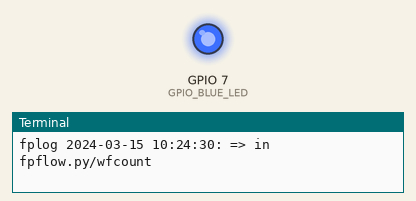
Bench run of a program on a simulated Raspberry Pi (BCM pin numbers). Shown: output pins drawn as LEDs (lit = HIGH), the last lines printed to the terminal. The clock reads 2024-03-15 10:24:30 at power-on unless the program sets it; files the program writes start out absent. At 4.9 s the program stops and its outputs stay as they are.

Above: at 0.1 s.
At 4.9 s:
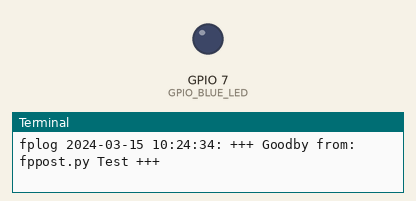
Timing chart, 0 to 6.4 s (numbered marks = the images above):
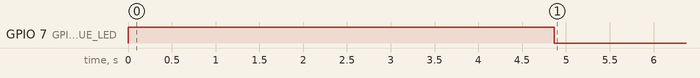

The program:

fpflow.py
```python
# A. Staubert, 11-2015
#
# This library implements the functions to interface with the waterflow sensor via GPIO
#

import RPi.GPIO as GPIO
import time

# Import this module for generic logging used in flowerpi project
import fplog

# Set to the GPIO required to monitor the waterflow sensor (BCM notation!)
GPIO_WATERFLOW_SENSOR = 22

# Set to the GPIO required to activate the blue LED (BCM notation!)
GPIO_BLUE_LED = 7

# Function to check for start of waterflow, second = lenght of timeout, return value = "True" if timeout kicked in
#
def wfstart(second, logtype="prod"):

	fplog.l("=> in fpflow.py/wfstart",logtype)

	counts = 0
	timestart = time.clock()
	timeout = False
	startcondition = 4   # Number of counts to detect water is flowing

	# Wait for water to flow, unless timeout "seconds" kicks in

	while counts<startcondition and not(timeout):
		counts = wfcount(1.5)
		if time.clock()-timestart>second:
			timeout = True
			counts = 0

	fplog.l("<= out wfstart, return value: timeout = " + str(timeout),logtype)
	return counts

# Function to count the waterflow; second = time of counting, return value = counts
#
def wfcount(seconds, logtype="prod"):
	fplog.l("=> in fpflow.py/wfcount",logtype)

	count = 0
	last_input = False

	# st Start Time

	st = time.clock()
	et = st

	while (et-st)<seconds:
		for x in range(0, 100):
			input = GPIO.input(GPIO_WATERFLOW_SENSOR)
			if input != last_input:
				count += 1
			last_input = input

		et = time.clock()

	fplog.l("<= out wfcount, return value: count = " + str(count),logtype)
	return count


# ...run automated tests if library is started as a script

if __name__ == "__main__":
	fplog.l("+++ In: fpflow.py Test +++ ","test")

	# BCM (GPIO Nummern) verwenden um mit fprfid compatibel zu sein!
	GPIO.setmode(GPIO.BCM)

	# GPIO_WATERFLOW_SENSOR = input => Sammeln der Impulse vom Waterflow-Sensor
	GPIO.setup(GPIO_WATERFLOW_SENSOR, GPIO.IN)

	# GPIO_BLUE_LED = output => Ansteuerung der blauen LED = Warten auf Waterflow-Sensor
	GPIO.setup(GPIO_BLUE_LED, GPIO.OUT)

	# Blaue LED einschalten
	GPIO.output(GPIO_BLUE_LED, GPIO.HIGH)

	fplog.l("Waiting for water to flow, timeout 4 seconds","test")
	nostart = wfstart(4, "no")

	if nostart:
		fplog.l("Timout kicked in, no water is flowing","test")
		GPIO.output(GPIO_BLUE_LED, GPIO.LOW)

	else:
		count = 11		# Initialize counter for loop condition
		totalcount = 0

		while count > 10:
			count = wfcount(0.2,"test")
			totalcount += count
			if GPIO.input(GPIO_BLUE_LED) == 1:
				GPIO.output(GPIO_BLUE_LED, GPIO.LOW)
			else:
				GPIO.output(GPIO_BLUE_LED, GPIO.HIGH)

		fplog.l("=> Final pulses from wfcount:" + str(totalcount),"test")

	fplog.l("+++ Goodby from: fppost.py Test +++","test")

	GPIO.cleanup()
```

fplog.py
```python
# A. Staubert, 11-2015
#
# This library implements the genering loggin function "l" to be used with the flowerpi-python-project
#
# 3 logtypes are possible: no, prod (production) [default], test
#

import datetime

# Function to create standardaized log entries
#
def l(value, logtype="prod"):

	#added to normalize unicode values to ascii values, not to get problems with printout on console
	#based on: http://stackoverflow.com/questions/1207457/convert-a-unicode-string-to-a-string-in-python-containing-extra-symbols
	value.encode('ascii','ignore')

	stamp = str(datetime.datetime.now()).split('.')[0]
	logstring = "fplog " + stamp + ": " + str(value)

	if str(logtype) == "prod" or str(logtype) == "test":
		print logstring

	if str(logtype) == "prod":
		myfile = open("fp_prod.log", "a")
		myfile.write(logstring)
		myfile.write("\n")
		myfile.close()

	if str(logtype) == "test":
  		myfile = open("fp_test.log", "a")
  		myfile.write(logstring)
		myfile.write("\n")
		myfile.close()


# ...run automated tests if library is started as a script

if __name__ == "__main__":
  l("+++ In: fpflow.py Test +++ ","test")
  l("Log to production","test")
  l("No log","no")
  l("+++ Goodby from: fplog.py Test +++","test")
```
